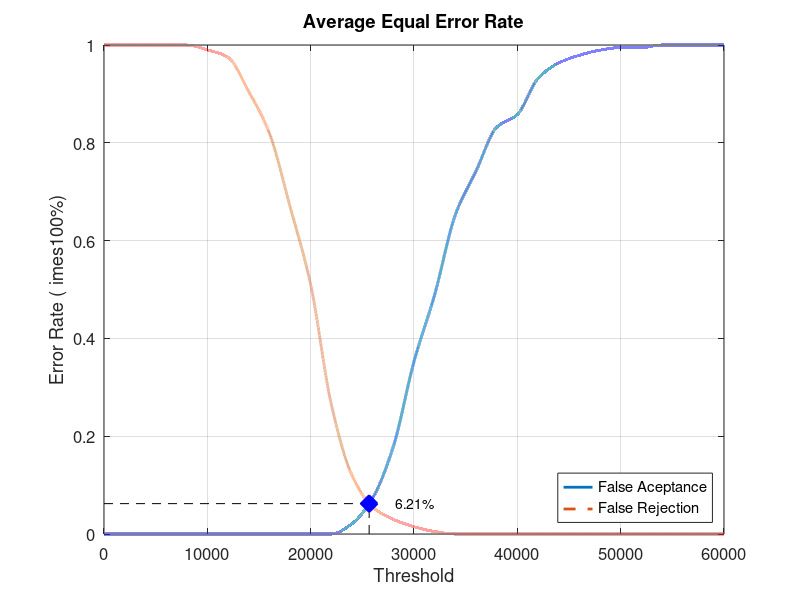
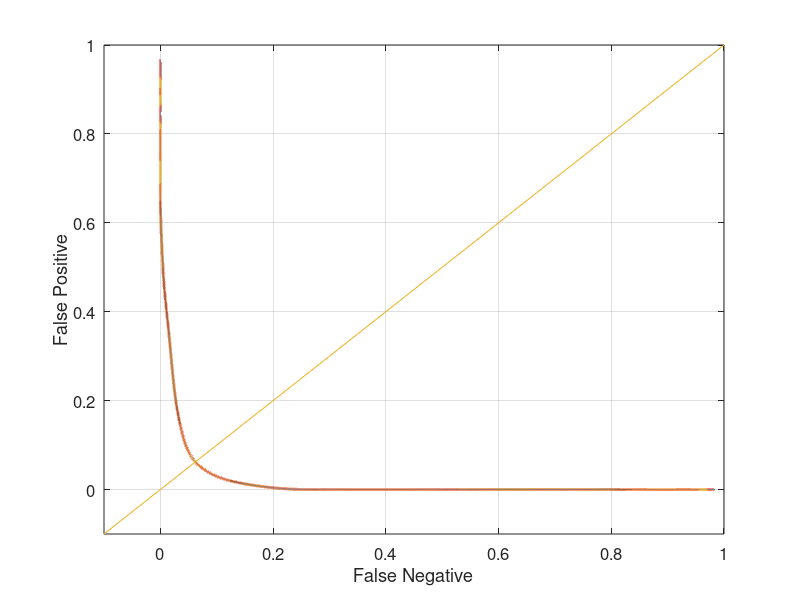

MATLAB code for these plots, in order:
close all;
clear;
clc;
x = 0:2000:60000;
xq = 0:0.5:60000;

y0 = [0 0 0 0 0 0 0 0 0 0 0 0 0.0210526 0.0736842 0.178947 0.352632 0.489474 0.652632 0.742105 0.831579 0.857895 0.931579 0.963158 0.978947 0.989474 0.994737 0.994737 1 1 1 1]
yy0 = interp1(x, y0, xq, 'pchip');
y1 = [1 1 1 1 1 0.99 0.975 0.905 0.82 0.67 0.51 0.265 0.12 0.055 0.03 0.015 0.005 0 0 0 0 0 0 0 0 0 0 0 0 0 0]
yy1 = interp1(x, y1, xq, 'pchip');

% Calculating EER: 
y2 = abs(y0 - y1);
find(y2 == min(y2))
yy2 = abs(yy0 - yy1);
xEER = find(yy2 == min(yy2));
xEERIndex = xq(xEER) % X-axis EER
yEER = yy0(xEER) % Y-axis EER

main = figure
plot(xq, yy0,'-','LineWidth', 2);	hold on
plot(xq, yy1,'--','LineWidth', 2);	hold on
plot([xEERIndex xEERIndex], [0 yEER], 'k--');	hold on
plot([0 xEERIndex], [yEER yEER], 'k--');	hold on
plot(xEERIndex, yEER, 'bx', 'LineWidth', 10);	hold on
text(xEERIndex + 10 * xEERIndex / 100, yEER, [num2str(round((10000 * yEER)) / 100) '%'])
legend('False Aceptance', 'False Rejection', 'Location', 'SouthEast')
xlabel('Threshold')
ylabel('Error Rate (	imes100%)')
title('Average Equal Error Rate')
set(gca, 'FontSize', 12)
axis([0 60000 0 1])
grid on

print(main, 'Database4_4Main', '-dpng');
FNRxFPR = figure('Color', [1 1 1]);
plot(yy1, yy0, '-', yy1, yy0, 'LineWidth', 2);
hold on
y = -0.1:0.1:1
plot(y, y); 
set(gca, 'FontSize', 12)
xlabel('False Negative')
ylabel('False Positive')
axis([-0.1 1 -0.1 1])
set(gca, 'FontSize', 12)
grid on

print(FNRxFPR, 'Database4_4FNRxFPR','-dpng');
